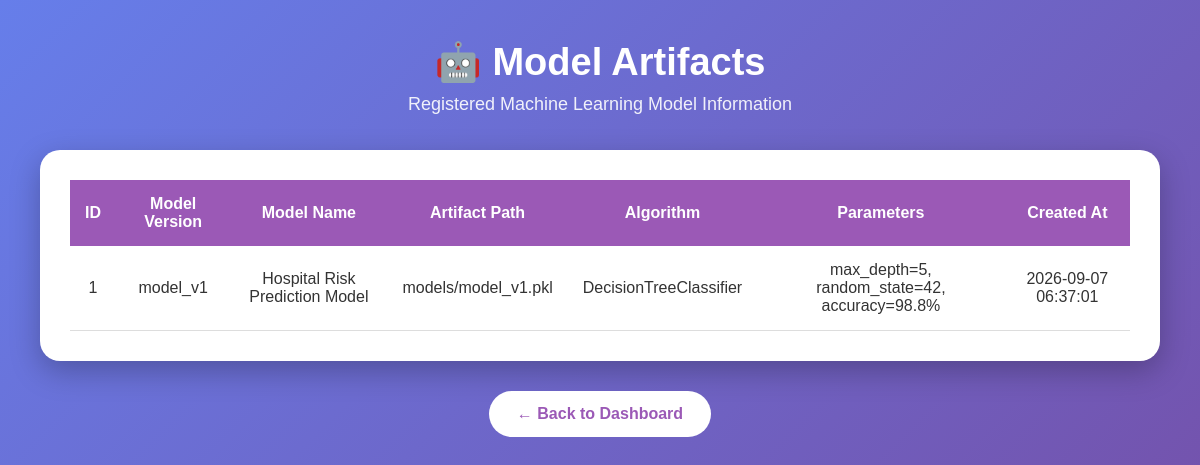
/models-page, run on the app's committed database.
### tables this page shows
CREATE TABLE model_artifacts (
            id INTEGER PRIMARY KEY AUTOINCREMENT,
            model_version TEXT UNIQUE NOT NULL,
            model_name TEXT NOT NULL,
            artifact_path TEXT,
            algorithm TEXT,
            parameters TEXT,
            created_at TEXT DEFAULT CURRENT_TIMESTAMP
        , artifact_hash TEXT, hash_verified_at TEXT);

### backend/app.py (the view)
@app.route("/models-page")
def models_page():
    connection = get_connection()
    try:
        rows = connection.execute("""
            SELECT *
            FROM model_artifacts
            ORDER BY id
        """).fetchall()
        models = [dict(row) for row in rows]
    finally:
        connection.close()
    return render_template("models.html", models=models)

### backend/database.py (called while the page is built)
def get_connection():
    connection = sqlite3.connect(DATABASE)
    connection.row_factory = sqlite3.Row
    connection.execute("PRAGMA foreign_keys = ON")
    return connection

### templates/models.html (shortened to what this page needs)
<!DOCTYPE html>
<html lang="en">
<head>
</head>
<body>
    <div class="container">
        <div class="header">
            <h1>🤖 Model Artifacts</h1>
            <p>
                Registered Machine Learning Model Information
            </p>
        </div>
        <div class="table-box">
            {% if models %}
            <table>
                <thead>
                    <tr>
                        <th>ID</th>
                        <th>Model Version</th>
                        <th>Model Name</th>
                        <th>Artifact Path</th>
                        <th>Algorithm</th>
                        <th>Parameters</th>
                        <th>Created At</th>
                    </tr>
                </thead>
                <tbody>
                    {% for model in models %}
                    <tr>
                        <td>{{ model.id }}</td>
                        <td>
                            {{ model.model_version }}
                        </td>
                        <td>
                            {{ model.model_name }}
                        </td>
                        <td>
                            {{ model.artifact_path }}
                        </td>
                        <td>
                            {{ model.algorithm }}
                        </td>
                        <td>
                            {{ model.parameters }}
                        </td>
                        <td>
                            {{ model.created_at }}
                        </td>
                    </tr>
                    {% endfor %}
                </tbody>
            </table>
            {% else %}
            <div class="empty-message">
                No model artifacts found.
            </div>
            {% endif %}
        </div>
        <div class="back-container">
            <a href="/dashboard" class="back">
                ← Back to Dashboard
            </a>
        </div>
    </div>
</body>
</html>

### templates/models.html (style rules this page uses)
* { margin: 0; padding: 0; box-sizing: border-box; font-family: Arial, sans-serif; }
body { background: linear-gradient(135deg, #667eea, #764ba2); min-height: 100vh; padding: 40px; }
.container { max-width: 1300px; margin: auto; }
.header { text-align: center; color: white; margin-bottom: 35px; }
.header h1 { font-size: 38px; margin-bottom: 10px; }
.header p { font-size: 18px; opacity: 0.9; }
.table-box { background: white; border-radius: 20px; padding: 30px; overflow-x: auto; box-shadow: 0 10px 30px rgba(0, 0, 0, 0.25); }
table { width: 100%; border-collapse: collapse; }
th { background: #9b59b6; color: white; padding: 15px; text-align: center; }
td { padding: 15px; text-align: center; border-bottom: 1px solid #ddd; color: #333; }
.back-container { text-align: center; }
.back { display: inline-block; margin-top: 30px; padding: 14px 28px; background: white; color: #9b59b6; text-decoration: none; border-radius: 25px; font-weight: bold; transition: 0.3s; }

### data on the page
model_artifacts: id "1", model_version "model_v1", model_name "Hospital Risk Prediction Model", artifact_path "models/model_v1.pkl", algorithm "DecisionTreeClassifier", parameters "max_depth=5, random_state=42, accuracy=98.8%", created_at "2026-09-07 06:37:01"
